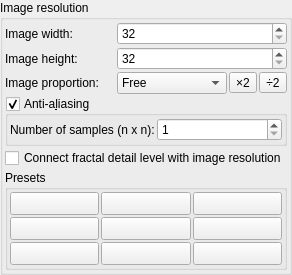
    <widget class="QGroupBox" name="groupBox_imageResolution">
     <property name="title">
      <string>Image resolution</string>
     </property>
     <layout class="QVBoxLayout" name="verticalLayout_40">
      <property name="spacing">
       <number>2</number>
      </property>
      <property name="leftMargin">
       <number>2</number>
      </property>
      <property name="topMargin">
       <number>2</number>
      </property>
      <property name="rightMargin">
       <number>2</number>
      </property>
      <property name="bottomMargin">
       <number>2</number>
      </property>
      <item>
       <layout class="QGridLayout" name="gridLayout_18">
        <property name="spacing">
         <number>2</number>
        </property>
        <item row="0" column="0">
         <widget class="QLabel" name="label_100">
          <property name="text">
           <string>Image width:</string>
          </property>
         </widget>
        </item>
        <item row="1" column="0">
         <widget class="QLabel" name="label_101">
          <property name="text">
           <string>Image height:</string>
          </property>
         </widget>
        </item>
        <item row="2" column="0">
         <widget class="QLabel" name="label_102">
          <property name="text">
           <string>Image proportion:</string>
          </property>
         </widget>
        </item>
        <item row="2" column="2">
         <layout class="QHBoxLayout" name="horizontalLayout_increase_decrease">
          <item>
           <widget class="QToolButton" name="pushButton_imagesize_increase">
            <property name="text">
             <string>×2</string>
            </property>
           </widget>
          </item>
          <item>
           <widget class="QToolButton" name="pushButton_imagesize_decrease">
            <property name="text">
             <string>÷2</string>
            </property>
           </widget>
          </item>
         </layout>
        </item>
        <item row="2" column="1">
         <widget class="QComboBox" name="comboBox_image_proportion">
          <property name="sizePolicy">
           <sizepolicy hsizetype="Preferred" vsizetype="Preferred">
            <horstretch>0</horstretch>
            <verstretch>0</verstretch>
           </sizepolicy>
          </property>
          <property name="toolTip">
           <string>&lt;html&gt;&lt;head/&gt;&lt;body&gt;&lt;p&gt;Force image proportion&lt;/p&gt;&lt;p&gt;&lt;br/&gt;&lt;/p&gt;&lt;/body&gt;&lt;/html&gt;</string>
          </property>
          <item>
           <property name="text">
            <string>Free</string>
           </property>
          </item>
          <item>
           <property name="text">
            <string>1:1</string>
           </property>
          </item>
          <item>
           <property name="text">
            <string>4:3</string>
           </property>
          </item>
          <item>
           <property name="text">
            <string>3:2</string>
           </property>
          </item>
          <item>
           <property name="text">
            <string>16:9</string>
           </property>
          </item>
          <item>
           <property name="text">
            <string>16:10</string>
           </property>
          </item>
          <item>
           <property name="text">
            <string>2:1</string>
           </property>
          </item>
         </widget>
        </item>
        <item row="1" column="1" colspan="2">
         <widget class="MySpinBox" name="spinboxInt_image_height">
          <property name="sizePolicy">
           <sizepolicy hsizetype="Minimum" vsizetype="Preferred">
            <horstretch>0</horstretch>
            <verstretch>0</verstretch>
           </sizepolicy>
          </property>
          <property name="toolTip">
           <string>&lt;html&gt;&lt;head/&gt;&lt;body&gt;&lt;p&gt;Height of rendered image in pixel&lt;/p&gt;&lt;p&gt;&lt;br/&gt;&lt;/p&gt;&lt;/body&gt;&lt;/html&gt;</string>
          </property>
          <property name="minimum">
           <number>32</number>
          </property>
          <property name="maximum">
           <number>65535</number>
          </property>
          <property name="singleStep">
           <number>8</number>
          </property>
         </widget>
        </item>
        <item row="0" column="1" colspan="2">
         <widget class="MySpinBox" name="spinboxInt_image_width">
          <property name="sizePolicy">
           <sizepolicy hsizetype="Minimum" vsizetype="Preferred">
            <horstretch>0</horstretch>
            <verstretch>0</verstretch>
           </sizepolicy>
          </property>
          <property name="toolTip">
           <string>&lt;html&gt;&lt;head/&gt;&lt;body&gt;&lt;p&gt;Width of rendered image in pixel&lt;/p&gt;&lt;p&gt;&lt;br/&gt;&lt;/p&gt;&lt;/body&gt;&lt;/html&gt;</string>
          </property>
          <property name="minimum">
           <number>32</number>
          </property>
          <property name="maximum">
           <number>65535</number>
          </property>
          <property name="singleStep">
           <number>8</number>
          </property>
         </widget>
        </item>
       </layout>
      </item>
      <item>
       <widget class="MyGroupBox" name="groupCheck_antialiasing_enabled">
        <property name="title">
         <string>Anti-a&amp;liasing</string>
        </property>
        <property name="checkable">
         <bool>true</bool>
        </property>
        <layout class="QVBoxLayout" name="verticalLayout_148">
         <property name="spacing">
          <number>2</number>
         </property>
         <property name="leftMargin">
          <number>2</number>
         </property>
         <property name="topMargin">
          <number>2</number>
         </property>
         <property name="rightMargin">
          <number>2</number>
         </property>
         <property name="bottomMargin">
          <number>2</number>
         </property>
         <item>
          <layout class="QGridLayout" name="gridLayout_12" columnstretch="0,0">
           <property name="spacing">
            <number>2</number>
           </property>
           <item row="0" column="0">
            <widget class="QLabel" name="label_73">
             <property name="text">
              <string>Number of samples (n x n):</string>
             </property>
            </widget>
           </item>
           <item row="0" column="1">
            <widget class="MySpinBox" name="spinboxInt_antialiasing_size">
             <property name="sizePolicy">
              <sizepolicy hsizetype="Minimum" vsizetype="Preferred">
               <horstretch>0</horstretch>
               <verstretch>0</verstretch>
              </sizepolicy>
             </property>
             <property name="minimum">
              <number>1</number>
             </property>
             <property name="maximum">
              <number>10</number>
             </property>
             <property name="singleStep">
              <number>1</number>
             </property>
            </widget>
           </item>
          </layout>
         </item>
        </layout>
       </widget>
      </item>
      <item>
       <widget class="QCheckBox" name="checkBox_connect_detail_level">
        <property name="toolTip">
         <string>&lt;html&gt;&lt;head/&gt;&lt;body&gt;&lt;p&gt;When this option is enabled, the fractal appearance is maintained at all resolutions. &lt;/p&gt;&lt;p&gt;The fractal detail level will be automatically adjusted to match any change of image resolution. &lt;/p&gt;&lt;p&gt;For instance, if the resolution is doubled then the detail level will be reduced by half.&lt;/p&gt;&lt;/body&gt;&lt;/html&gt;</string>
        </property>
        <property name="text">
         <string>Connect fractal detail level with image resolution</string>
        </property>
       </widget>
      </item>
      <item>
       <widget class="QGroupBox" name="groupBox_presets">
        <property name="toolTip">
         <string>&lt;html&gt;&lt;head/&gt;&lt;body&gt;&lt;p&gt;Presets for rendered image size&lt;/p&gt;&lt;p&gt;&lt;br/&gt;&lt;/p&gt;&lt;/body&gt;&lt;/html&gt;</string>
        </property>
        <property name="title">
         <string>Presets</string>
        </property>
        <layout class="QVBoxLayout" name="verticalLayout_71">
         <property name="spacing">
          <number>2</number>
         </property>
         <property name="leftMargin">
          <number>2</number>
         </property>
         <property name="topMargin">
          <number>2</number>
         </property>
         <property name="rightMargin">
          <number>2</number>
         </property>
         <property name="bottomMargin">
          <number>2</number>
         </property>
         <item>
          <layout class="QGridLayout" name="gridLayout_32">
           <property name="topMargin">
            <number>0</number>
           </property>
           <property name="spacing">
            <number>2</number>
           </property>
           <item row="0" column="0">
            <widget class="QToolButton" name="toolButton_resolution_preset_1">
             <property name="sizePolicy">
              <sizepolicy hsizetype="Minimum" vsizetype="Preferred">
               <horstretch>0</horstretch>
               <verstretch>0</verstretch>
              </sizepolicy>
             </property>
             <property name="text">
              <string/>
             </property>
            </widget>
           </item>
           <item row="0" column="1">
            <widget class="QToolButton" name="toolButton_resolution_preset_2">
             <property name="sizePolicy">
              <sizepolicy hsizetype="Minimum" vsizetype="Preferred">
               <horstretch>0</horstretch>
               <verstretch>0</verstretch>
              </sizepolicy>
             </property>
             <property name="text">
              <string/>
             </property>
            </widget>
           </item>
           <item row="2" column="2">
            <widget class="QToolButton" name="toolButton_resolution_preset_9">
             <property name="sizePolicy">
              <sizepolicy hsizetype="Minimum" vsizetype="Preferred">
               <horstretch>0</horstretch>
               <verstretch>0</verstretch>
              </sizepolicy>
             </property>
             <property name="text">
              <string/>
             </property>
            </widget>
           </item>
           <item row="0" column="2">
            <widget class="QToolButton" name="toolButton_resolution_preset_3">
             <property name="sizePolicy">
              <sizepolicy hsizetype="Minimum" vsizetype="Preferred">
               <horstretch>0</horstretch>
               <verstretch>0</verstretch>
              </sizepolicy>
             </property>
             <property name="text">
              <string/>
             </property>
            </widget>
           </item>
           <item row="1" column="0">
            <widget class="QToolButton" name="toolButton_resolution_preset_4">
             <property name="sizePolicy">
              <sizepolicy hsizetype="Minimum" vsizetype="Preferred">
               <horstretch>0</horstretch>
               <verstretch>0</verstretch>
              </sizepolicy>
             </property>
             <property name="text">
              <string/>
             </property>
            </widget>
           </item>
           <item row="1" column="1">
            <widget class="QToolButton" name="toolButton_resolution_preset_5">
             <property name="sizePolicy">
              <sizepolicy hsizetype="Minimum" vsizetype="Preferred">
               <horstretch>0</horstretch>
               <verstretch>0</verstretch>
              </sizepolicy>
             </property>
             <property name="text">
              <string/>
             </property>
            </widget>
           </item>
           <item row="1" column="2">
            <widget class="QToolButton" name="toolButton_resolution_preset_6">
             <property name="sizePolicy">
              <sizepolicy hsizetype="Minimum" vsizetype="Preferred">
               <horstretch>0</horstretch>
               <verstretch>0</verstretch>
              </sizepolicy>
             </property>
             <property name="text">
              <string/>
             </property>
            </widget>
           </item>
           <item row="2" column="0">
            <widget class="QToolButton" name="toolButton_resolution_preset_7">
             <property name="sizePolicy">
              <sizepolicy hsizetype="Minimum" vsizetype="Preferred">
               <horstretch>0</horstretch>
               <verstretch>0</verstretch>
              </sizepolicy>
             </property>
             <property name="text">
              <string/>
             </property>
            </widget>
           </item>
           <item row="2" column="1">
            <widget class="QToolButton" name="toolButton_resolution_preset_8">
             <property name="sizePolicy">
              <sizepolicy hsizetype="Minimum" vsizetype="Preferred">
               <horstretch>0</horstretch>
               <verstretch>0</verstretch>
              </sizepolicy>
             </property>
             <property name="text">
              <string/>
             </property>
            </widget>
           </item>
          </layout>
         </item>
        </layout>
       </widget>
      </item>
     </layout>
    </widget>
